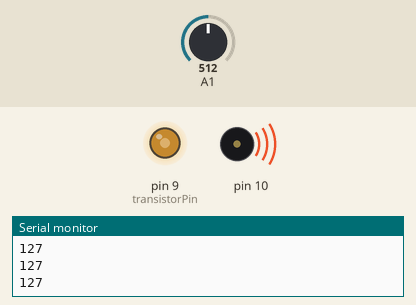
This sketch was run on a simulated Arduino Uno, built with avr-gcc and run on an emulated ATmega328P. On the bench: output pins drawn as LEDs (lit = HIGH), buzzer (waves = sounding), the last lines printed to the serial monitor. The test bench sets the inputs (shaded band); at power-on: A1 = 512.

Above: at 1.2 s.
1.3 s: A1 set to 716
At 1.9 s:
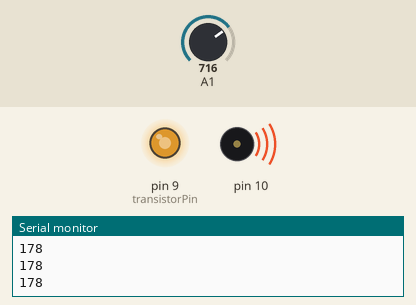
2.8 s: A1 set to 900
At 3.2 s:
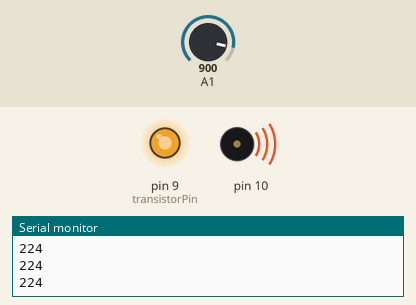
4.3 s: A1 set to 122
At 5.4 s:
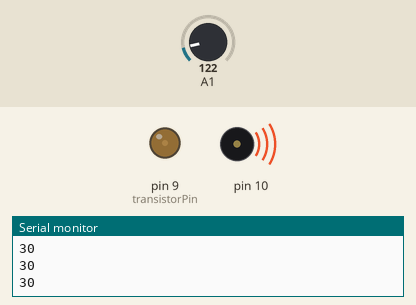
5.8 s: A1 set to 0
At 6.5 s:
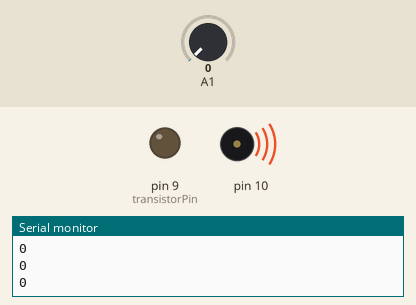
7.3 s: A1 set to 511
At 7.7 s:
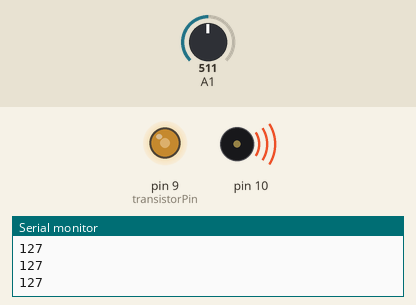
Timing chart, 0 to 9.8 s (numbered marks = the images above; inputs shaded):
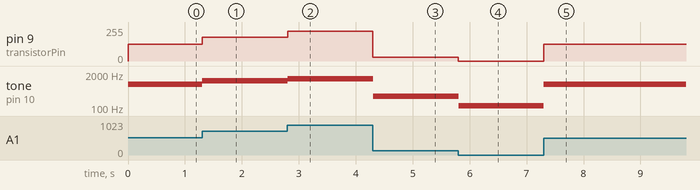

The sketch:

Final.ino
```cpp
const int transistorPin = 9; // connected to the base of the transistor

void setup() {
// set the transistor pin as output:
pinMode(transistorPin, OUTPUT);
Serial.begin(9600);
}

void loop() {
// read the potentiometer:
int sensorValue = analogRead(A1);

// map the motor
int outputValue = map(sensorValue, 0, 1023, 0, 255);
// use that to control the transistor:
analogWrite(transistorPin, outputValue);
Serial.println(outputValue);

//map the speaker
int speaker = map(sensorValue, 0,1023, 120, 1500);
tone (10, speaker, 10);
delay(1);

}
```

Measured:
- after the input at 1.3 s, pin 9 (transistorPin): 127/255 → 178/255 at once; tone on pin 10: 810 Hz → 1085 Hz at once
- after the input at 2.8 s, pin 9 (transistorPin): 178/255 → 224/255 at once; tone on pin 10: 1085 Hz → 1334 Hz at once
- after the input at 4.3 s, pin 9 (transistorPin): 224/255 → 30/255 at once; tone on pin 10: 1334 Hz → 284 Hz at once
- after the input at 5.8 s, pin 9 (transistorPin): 30/255 → 0/255 at once; tone on pin 10: 284 Hz → 120 Hz at once
- after the input at 7.3 s, pin 9 (transistorPin): 0/255 → 127/255 at once; tone on pin 10: 120 Hz → 809 Hz at once
